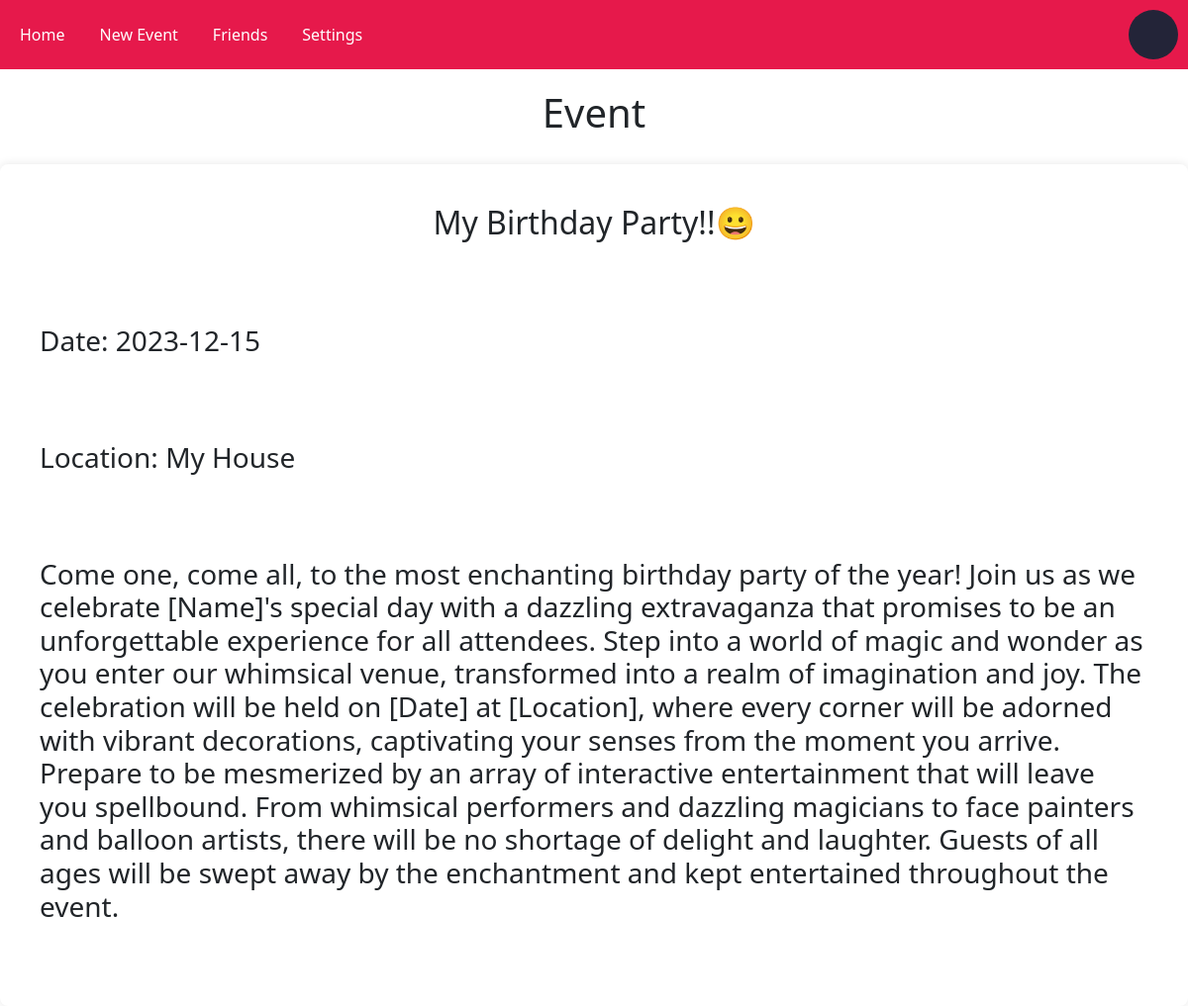
/event/2 (signed in), run on the app's committed database.
### run.py (models this page shows)
class Event(db.Model):
    id = db.Column(db.Integer, primary_key=True)
    name = db.Column(db.String(32))
    description = db.Column(db.String(120))
    location = db.Column(db.String(120))
    date = db.Column(db.String(120))
    time = db.Column(db.String(120))
    user_id = db.Column(db.Integer, db.ForeignKey('user.id'))

### run.py (the view)
@app.route('/event/<eventId>', methods=('GET', 'POST'))
def event(eventId):
    if checkUser():
        username = User.query.filter_by(id=session['userID']).first().username
        picture = './static/uploads/' + username + '.jpg'
        event = Event.query.filter_by(id=eventId).first()
        eventFriends = EventFriend.query.filter_by(event_id=eventId).all()
        guests = []
        for i in eventFriends:
            guests.append(User.query.filter_by(id=i.friend_id).first())
        return render_template('event.html', event=event, profile_picture=picture, guests=guests)
    else:
        return render_template('index.html')

### run.py (called while the page is built)
def checkUser():
    if session.get('logged_in'):
        return True
    else:
        return False

### templates/event.html (shortened to what this page needs)
{% extends 'base.html' %}
{% block content %}
<body>
  <nav>
    <div class="nav-links">
      <a href="/home">Home</a>
      <a href="/create_event">New Event</a>
      <a href="/friends">Friends</a>
      <a href="/settings">Settings</a>
    </div>
    <img id="profile-picture" src="{{ profile_picture }}" alt="Profile Picture" onclick="changeProfilePicture()">
  </nav>
  <h1>Event</h1>
  <div class="printDetails">
      <h2>{{ event.name }}</h2><br>
      <h3>Date: {{ event.date }}</h3><br>
      <h3>Location: {{ event.location }}</h3><br>
      <h3>{{ event.description }}</h3><br>
  </div>
{% endblock %}

### static/stylesheet.css (style rules this page uses)
html { scroll-behavior: smooth; padding: 0; margin: 0; font-family: Arial, Helvetica, sans-serif; font-size: 16px; }
* { padding: 0; margin: 0; }
h1 { font-size: 40px; font-weight: bold; padding: 20px; text-align: center; }
h2 { font-size: 30px; font-weight: bold; padding: 20px; text-align: center; }
h3 { align-self: center; font-size: 20px; font-weight: bold; padding: 20px; }
body { display: flex; flex-direction: column; min-height: 100vh; }
#profile-picture { width: 50px; height: 50px; border-radius: 50%; object-fit: cover; }
nav { display: flex; justify-content: space-between; align-items: center; padding: 10px; background-color: #e6194b; color: #ffffff; }
nav a, nav button { text-decoration: none; color: #fff; padding: 10px; border: none; background-color: transparent; cursor: pointer; }
nav img { border-radius: 50%; cursor: pointer; }
.nav-links { display: flex; }
.nav-links a { margin-right: 15px; }
.printDetails { background-color: #fff; padding: 20px; border-radius: 8px; box-shadow: 0 0 10px rgba(0, 0, 0, 0.1); width: 100%; align-self: center; }
.printDetails h2 { text-align: center; margin-bottom: 20px; }
.printDetails h3 { margin-bottom: 20px; }

### data on the page
Event: name "My Birthday Party!!😀", date "2023-12-15", location "My House", description "Come one, come all, to the most enchanting birthday party of the year! Join us as we celebrate [Name]'s special day with a dazzling extravaganza that promises to be an unforgettable experience for all attendees. Step into a world of magic and wonder as you enter our whimsical venue, transformed into a realm of imagination and joy. The celebration will be held on [Date] at [Location], where every corner will be adorned with vibrant decorations, captivating your senses from the moment you arrive. Prepare to be mesmerized by an array of interactive entertainment that will leave you spellbound. From whimsical performers and dazzling magicians to face painters and balloon artists, there will be…"
